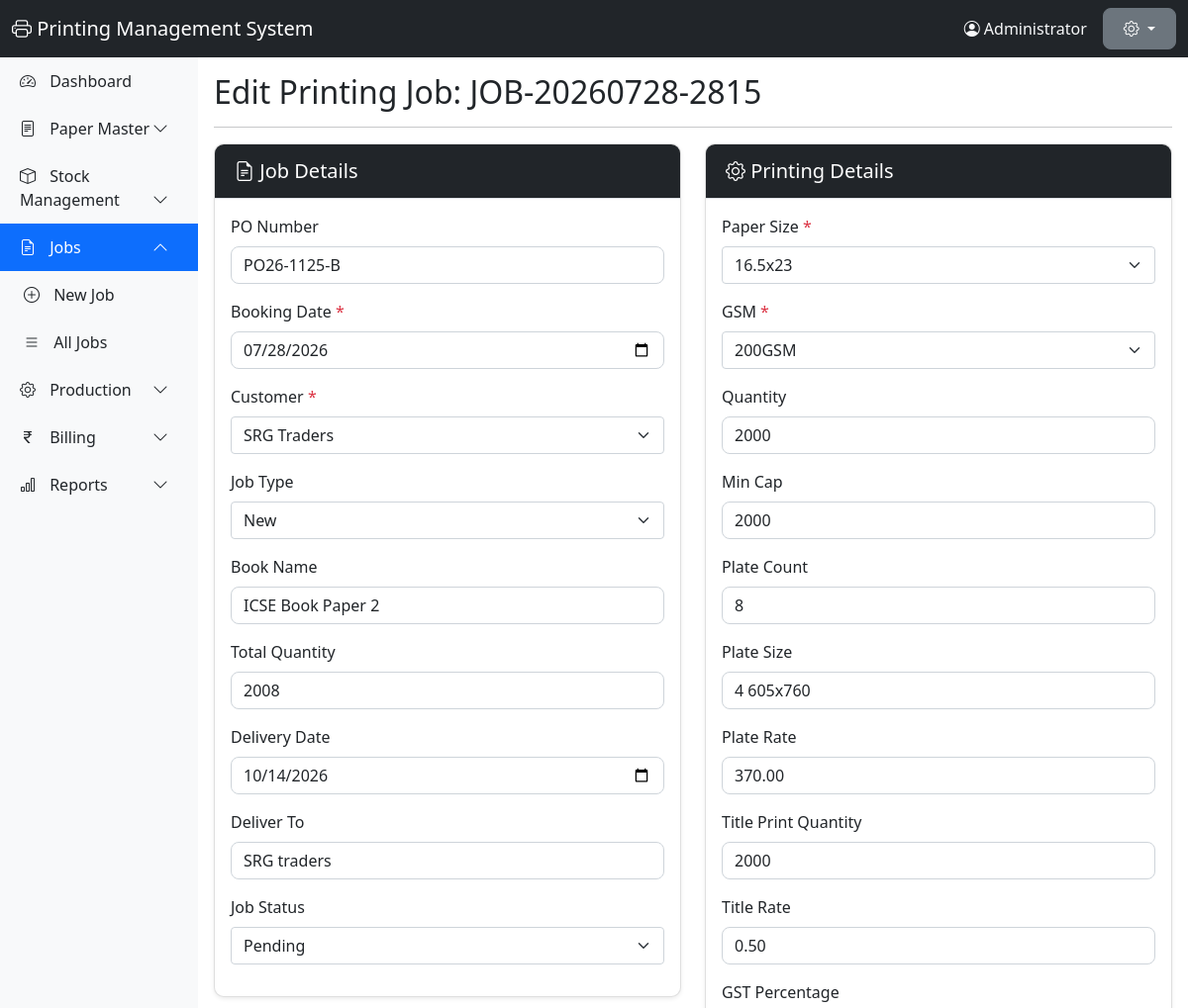
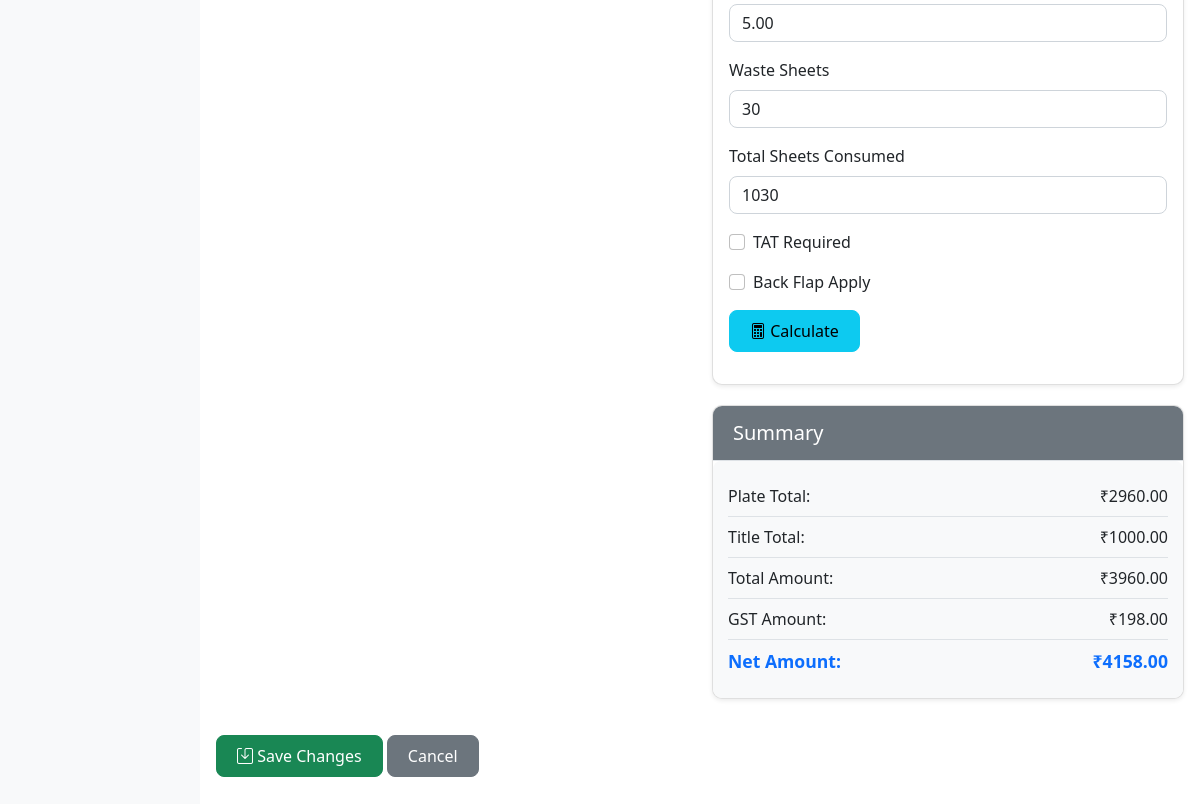
Screenshot of /modules/jobs/edit.php?id=1 (signed in) with the database file from the repository (2 pictures, top to bottom).
### tables this page shows
CREATE TABLE `printing_details` (
  `id` int(11) NOT NULL,
  `job_id` int(11) DEFAULT NULL,
  `size_id` int(11) DEFAULT NULL,
  `gsm_id` int(11) DEFAULT NULL,
  `quantity` int(11) DEFAULT NULL,
  `min_cap` int(11) DEFAULT NULL,
  `plate_count` int(11) DEFAULT NULL,
  `plate_size` varchar(50) DEFAULT NULL,
  `plate_rate` decimal(10,2) DEFAULT NULL,
  `plate_total` decimal(10,2) DEFAULT NULL,
  `title_print_qty` int(11) DEFAULT NULL,
  `title_rate` decimal(10,2) DEFAULT NULL,
  `title_total` decimal(10,2) DEFAULT NULL,
  `total_amount` decimal(10,2) DEFAULT NULL,
  `gst_percentage` decimal(5,2) DEFAULT 5.00,
  `gst_amount` decimal(10,2) DEFAULT NULL,
  `net_amount` decimal(10,2) DEFAULT NULL,
  `tat_required` tinyint(1) DEFAULT 0,
  `waste_sheets` int(11) DEFAULT NULL,
  `total_sheets_consumed` int(11) DEFAULT NULL,
  `back_flap_apply` tinyint(1) DEFAULT 0
);

CREATE TABLE `printing_jobs` (
  `id` int(11) NOT NULL,
  `job_no` varchar(50) NOT NULL,
  `po_no` varchar(100) DEFAULT NULL,
  `booking_date` date DEFAULT NULL,
  `customer_id` int(11) DEFAULT NULL,
  `job_type` enum('new','reprint') DEFAULT 'new',
  `book_name` varchar(255) DEFAULT NULL,
  `total_quantity` int(11) DEFAULT NULL,
  `delivery_date` date DEFAULT NULL,
  `delivery_to` varchar(255) DEFAULT NULL,
  `status` enum('pending','plate_making','printing','uv_printing','lamination','completed') DEFAULT 'pending',
  `created_by` int(11) DEFAULT NULL,
  `created_at` timestamp NOT NULL DEFAULT current_timestamp()
);

CREATE TABLE `parties` (
  `id` int(11) NOT NULL,
  `party_name` varchar(255) NOT NULL,
  `party_type` enum('customer','supplier','both') DEFAULT 'customer',
  `phone` varchar(20) DEFAULT NULL,
  `email` varchar(100) DEFAULT NULL,
  `address` text DEFAULT NULL,
  `gst_no` varchar(50) DEFAULT NULL,
  `is_active` tinyint(1) DEFAULT 1,
  `created_at` timestamp NOT NULL DEFAULT current_timestamp()
);

CREATE TABLE `paper_sizes` (
  `id` int(11) NOT NULL,
  `size_name` varchar(100) NOT NULL,
  `width_cm` decimal(10,2) DEFAULT NULL,
  `height_cm` decimal(10,2) DEFAULT NULL,
  `is_active` tinyint(1) DEFAULT 1
);

CREATE TABLE `gsm_master` (
  `id` int(11) NOT NULL,
  `gsm_value` varchar(50) NOT NULL,
  `gsm_type` varchar(50) DEFAULT NULL,
  `is_active` tinyint(1) DEFAULT 1
);

### includes/functions.php (called while the page is built, shortened)
<?php
function getJobStatusOptions() {
    return [
        'pending' => 'Pending',
        'plate_making' => 'Plate Making',
        'printing' => 'Printing',
        'uv_printing' => 'UV Printing',
        'lamination' => 'Lamination',
        'completed' => 'Completed'
    ];
}
?>

### modules/jobs/edit.php (the view, shortened to what this page needs)
<?php
require_once __DIR__ . '/../../config/database.php';
$job_id = $_GET['id'] ?? null;
$stmt = $pdo->prepare("
    SELECT j.*, jd.size_id, jd.gsm_id, jd.quantity, jd.min_cap, jd.plate_count, jd.plate_size, jd.plate_rate, jd.plate_total,
           jd.title_print_qty, jd.title_rate, jd.title_total, jd.total_amount, jd.gst_percentage, jd.gst_amount, jd.net_amount,
           jd.tat_required, jd.waste_sheets, jd.total_sheets_consumed, jd.back_flap_apply
    FROM printing_jobs j
    LEFT JOIN printing_details jd ON j.id = jd.job_id
    WHERE j.id = ?
");
$stmt->execute([$job_id]);
$job = $stmt->fetch();
$customers = $pdo->query("SELECT id, party_name FROM parties WHERE party_type IN ('customer', 'both') AND is_active = 1 ORDER BY party_name");
$sizes = $pdo->query("SELECT id, size_name FROM paper_sizes WHERE is_active = 1 ORDER BY size_name");
$gsmList = $pdo->query("SELECT id, gsm_value FROM gsm_master WHERE is_active = 1 ORDER BY gsm_value");
?>
<!DOCTYPE html>
<html lang="en">
<head>
    <link href="https://cdn.jsdelivr.net/npm/bootstrap@5.1.3/dist/css/bootstrap.min.css" rel="stylesheet">
    <link rel="stylesheet" href="https://cdn.jsdelivr.net/npm/bootstrap-icons@1.8.1/font/bootstrap-icons.css">
</head>
<body>
    <?php include_once __DIR__ . '/../../includes/header.php'; ?>
    <?php include_once __DIR__ . '/../../includes/sidebar.php'; ?>
    <h2>Edit Printing Job: <?php echo htmlspecialchars($job['job_no']); ?></h2>
    <hr>
    <form method="POST" action="" id="jobForm">
        <div class="row">
            <div class="col-md-6">
                <div class="card">
                    <div class="card-header bg-dark text-white">
                        <h5 class="mb-0"><i class="bi bi-file-earmark-text"></i> Job Details</h5>
                    </div>
                    <div class="card-body">
                        <div class="mb-3">
                            <label class="form-label">PO Number</label>
                            <input type="text" name="po_no" class="form-control" value="<?php echo htmlspecialchars($job['po_no']); ?>">
                        </div>
                        <div class="mb-3">
                            <label class="form-label">Booking Date <span class="text-danger">*</span></label>
                            <input type="date" name="booking_date" class="form-control" required value="<?php echo htmlspecialchars($job['booking_date']); ?>">
                        </div>
                        <div class="mb-3">
                            <label class="form-label">Customer <span class="text-danger">*</span></label>
                            <select name="customer_id" class="form-select" required>
                                <?php
                                $customers->execute();
                                while($row = $customers->fetch()):
                                ?>
                                    <option value="<?php echo $row['id']; ?>" <?php echo ($job['customer_id'] == $row['id']) ? 'selected' : ''; ?>>
                                        <?php echo htmlspecialchars($row['party_name']); ?>
                                    </option>
                                <?php endwhile; ?>
                            </select>
                        </div>
                        <div class="mb-3">
                            <label class="form-label">Job Type</label>
                            <select name="job_type" class="form-select">
                                <option value="new" <?php echo ($job['job_type'] == 'new') ? 'selected' : ''; ?>>New</option>
                            </select>
                        </div>
                        <div class="mb-3">
                            <label class="form-label">Book Name</label>
                            <input type="text" name="book_name" class="form-control" value="<?php echo htmlspecialchars($job['book_name'] ?? ''); ?>">
                        </div>
                        <div class="mb-3">
                            <label class="form-label">Total Quantity</label>
                            <input type="number" name="total_quantity" class="form-control" value="<?php echo htmlspecialchars($job['total_quantity'] ?? ''); ?>">
                        </div>
                        <div class="mb-3">
                            <label class="form-label">Delivery Date</label>
                            <input type="date" name="delivery_date" class="form-control" value="<?php echo htmlspecialchars($job['delivery_date'] ?? ''); ?>">
                        </div>
                        <div class="mb-3">
                            <label class="form-label">Deliver To</label>
                            <input type="text" name="delivery_to" class="form-control" value="<?php echo htmlspecialchars($job['delivery_to'] ?? ''); ?>">
                        </div>
                        <div class="mb-3">
                            <label class="form-label">Job Status</label>
                            <select name="status" class="form-select">
                                <?php foreach(getJobStatusOptions() as $val => $lbl): ?>
                                    <option value="<?php echo $val; ?>" <?php echo ($job['status'] == $val) ? 'selected' : ''; ?>><?php echo $lbl; ?></option>
                                <?php endforeach; ?>
                            </select>
                        </div>
                    </div>
                </div>
            </div>
            <div class="col-md-6">
                <div class="card">
                    <div class="card-header bg-dark text-white">
                        <h5 class="mb-0"><i class="bi bi-gear"></i> Printing Details</h5>
                    </div>
                    <div class="card-body">
                        <div class="mb-3">
                            <label class="form-label">Paper Size <span class="text-danger">*</span></label>
                            <select name="size_id" class="form-select" required>
                                <?php
                                $sizes->execute();
                                while($row = $sizes->fetch()):
                                ?>
                                    <option value="<?php echo $row['id']; ?>" <?php echo ($job['size_id'] == $row['id']) ? 'selected' : ''; ?>>
                                        <?php echo htmlspecialchars($row['size_name']); ?>
                                    </option>
                                <?php endwhile; ?>
                            </select>
                        </div>
                        <div class="mb-3">
                            <label class="form-label">GSM <span class="text-danger">*</span></label>
                            <select name="gsm_id" class="form-select" required>
                                <?php
                                $gsmList->execute();
                                while($row = $gsmList->fetch()):
                                ?>
                                    <option value="<?php echo $row['id']; ?>" <?php echo ($job['gsm_id'] == $row['id']) ? 'selected' : ''; ?>>
                                        <?php echo htmlspecialchars($row['gsm_value']); ?>
                                    </option>
                                <?php endwhile; ?>
                            </select>
                        </div>
                        <div class="mb-3">
                            <label class="form-label">Quantity</label>
                            <input type="number" name="quantity" class="form-control" value="<?php echo htmlspecialchars($job['quantity'] ?? '0'); ?>" id="quantity">
                        </div>
                        <div class="mb-3">
                            <label class="form-label">Min Cap</label>
                            <input type="number" name="min_cap" class="form-control" value="<?php echo htmlspecialchars($job['min_cap'] ?? '0'); ?>">
                        </div>
                        <div class="mb-3">
                            <label class="form-label">Plate Count</label>
                            <input type="number" name="plate_count" class="form-control" value="<?php echo htmlspecialchars($job['plate_count'] ?? '0'); ?>" id="plate_count">
                        </div>
                        <div class="mb-3">
                            <label class="form-label">Plate Size</label>
                            <input type="text" name="plate_size" class="form-control" value="<?php echo htmlspecialchars($job['plate_size'] ?? ''); ?>">
                        </div>
                        <div class="mb-3">
                            <label class="form-label">Plate Rate</label>
                            <input type="number" step="0.01" name="plate_rate" class="form-control" value="<?php echo htmlspecialchars($job['plate_rate'] ?? '0'); ?>" id="plate_rate">
                        </div>
                        <div class="mb-3">
                            <label class="form-label">Title Print Quantity</label>
                            <input type="number" name="title_print_qty" class="form-control" value="<?php echo htmlspecialchars($job['title_print_qty'] ?? '0'); ?>" id="title_qty">
                        </div>
                        <div class="mb-3">
                            <label class="form-label">Title Rate</label>
                            <input type="number" step="0.01" name="title_rate" class="form-control" value="<?php echo htmlspecialchars($job['title_rate'] ?? '0'); ?>" id="title_rate">
                        </div>
                        <div class="mb-3">
                            <label class="form-label">GST Percentage</label>
                            <input type="number" step="0.01" name="gst_percentage" class="form-control" value="<?php echo htmlspecialchars($job['gst_percentage'] ?? '5'); ?>" id="gst_percent">
                        </div>
                        <div class="mb-3">
                            <label class="form-label">Waste Sheets</label>
                            <input type="number" name="waste_sheets" class="form-control" value="<?php echo htmlspecialchars($job['waste_sheets'] ?? '0'); ?>">
                        </div>
                        <div class="mb-3">
                            <label class="form-label">Total Sheets Consumed</label>
                            <input type="number" name="total_sheets_consumed" class="form-control" value="<?php echo htmlspecialchars($job['total_sheets_consumed'] ?? '0'); ?>" id="total_sheets_consumed">
                        </div>
                        <div class="mb-3">
                            <div class="form-check">
                                <input type="checkbox" name="tat_required" class="form-check-input" id="tat_required" value="1" <?php echo ($job['tat_required']) ? 'checked' : ''; ?>>
                                <label class="form-check-label" for="tat_required">TAT Required</label>
                            </div>
                        </div>
                        <div class="mb-3">
                            <div class="form-check">
                                <input type="checkbox" name="back_flap_apply" class="form-check-input" id="back_flap_apply" value="1" <?php echo ($job['back_flap_apply']) ? 'checked' : ''; ?>>
                                <label class="form-check-label" for="back_flap_apply">Back Flap Apply</label>
                            </div>
                        </div>
                        <div class="mb-3">
                            <button type="button" class="btn btn-info" onclick="calculateTotals()">
                                <i class="bi bi-calculator"></i> Calculate
                            </button>
                        </div>
                    </div>
                </div>
                <div class="card mt-3">
                    <div class="card-header bg-secondary text-white">
                        <h5 class="mb-0">Summary</h5>
                    </div>
                    <div class="card-body summary-card">
                        <div class="summary-row">
                            <span>Plate Total:</span>
                            <span id="plate_total_display">₹0.00</span>
                        </div>
                        <div class="summary-row">
                            <span>Title Total:</span>
                            <span id="title_total_display">₹0.00</span>
                        </div>
                        <div class="summary-row">
                            <span>Total Amount:</span>
                            <span id="total_amount_display">₹0.00</span>
                        </div>
                        <div class="summary-row">
                            <span>GST Amount:</span>
                            <span id="gst_amount_display">₹0.00</span>
                        </div>
                        <div class="summary-row total">
                            <span>Net Amount:</span>
                            <span id="net_amount_display">₹0.00</span>
                        </div>
                    </div>
                </div>
            </div>
        </div>
        <div class="row mt-3">
            <div class="col-md-12 mb-5">
                <button type="submit" class="btn btn-success">
                    <i class="bi bi-save"></i> Save Changes
                </button>
                <a href="index.php" class="btn btn-secondary">Cancel</a>
            </div>
        </div>
    </form>
    <?php include_once __DIR__ . '/../../includes/footer.php'; ?>
</body>
</html>

### rows the page displays
printing_details: job.job_no "JOB-20260728-2815", po_no "PO26-1125-B", booking_date "07/28/2026", book_name "ICSE Book Paper 2", total_quantity "2008", delivery_date "10/14/2026", delivery_to "SRG traders", size_id "16.5x23", gsm_id "200GSM", quantity "2000", min_cap "2000", plate_count "8", plate_size "4 605x760", plate_rate "370.00", title_print_qty "2000", title_rate "0.50", gst_percentage "5.00", waste_sheets "30", total_sheets_consumed "1030"
printing_jobs: customer_id "SRG Traders", job_type "New", status "Pending"

### other values shown
APP_NAME "Printing Management System"
$_SESSION['full_name'] "Administrator"
